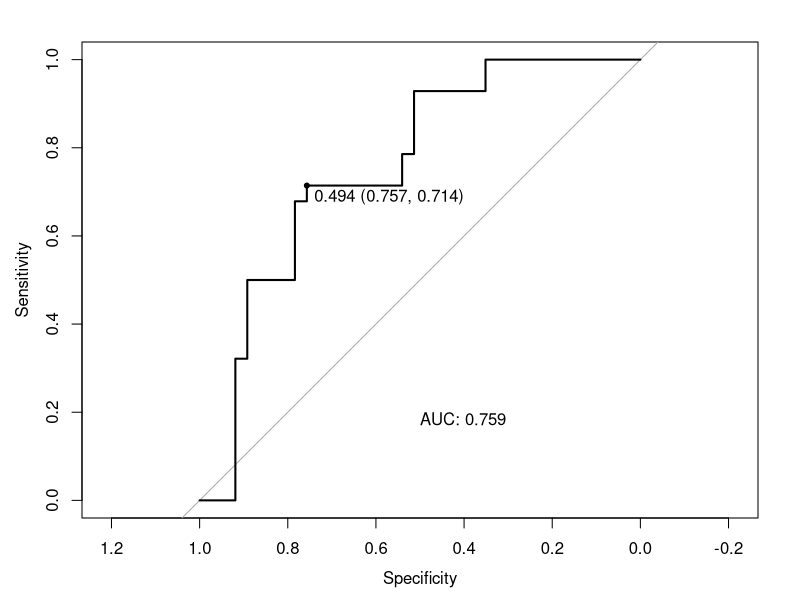

Recreate this plot in R.
# TODO: remove this from here, it will be present earlier in the markdown
library(MASS)
library(caret)
dataset <- read.csv("DataAssign2.csv")
# TODO: exclude useless columns
dataset$V1 <- as.numeric(factor(dataset$V1))
dataset$V2 <- as.numeric(factor(dataset$V2))
dataset$V3 <- as.numeric(factor(dataset$V3))
dataset$V4 <- as.numeric(factor(dataset$V4))
dataset$V5 <- as.numeric(factor(dataset$V5))
dataset$V6 <- as.numeric(factor(dataset$V6))


set.seed(965)
train_indices <- sample(1:nrow(dataset), nrow(dataset) * 0.75)
data_X <- dataset[c("V1", "V2", "V5", "V6")] # pick features here
data_y <- dataset["V7"]
train_data_X <- data_X[train_indices, ]
train_data_y <- data_y$V7[train_indices]
test_data_X <- data_X[-train_indices, ]
test_data_y <- data_y$V7[-train_indices]

# fit an lda model imported from `MASS` on the training data we split earlier
model <- lda(train_data_y ~ ., data=train_data_X)
print(model)

# we can now use the model to predict on our test data
predictions <- predict(model, test_data_X)

# let's create a confusion matrix to discuss our model's performance
classes <- predictions$class

actual <- test_data_y

confusion_matrix <- table(classes, actual)
print(confusion_matrix)

true_negative <- confusion_matrix[1]
false_positive <- confusion_matrix[2]
false_negative <- confusion_matrix[3]
true_positive <- confusion_matrix[4]

accuracy <- (true_positive + true_negative) / (sum(confusion_matrix))
accuracy

precision <- true_positive / (true_positive + false_positive)
precision

recall <- true_positive / (true_positive + false_negative)
recall

f1_score <- 2 * ((precision * recall) / (precision + recall))
f1_score

# ROC CURVE
library(pROC)
roc_obj <- roc(response=test_data_y, predictor=predictions$posterior[,2])
# TODO: tune `print.auc.y`
plot(roc_obj, print.auc = TRUE, print.thres = TRUE, print.auc.y = 0.2)

